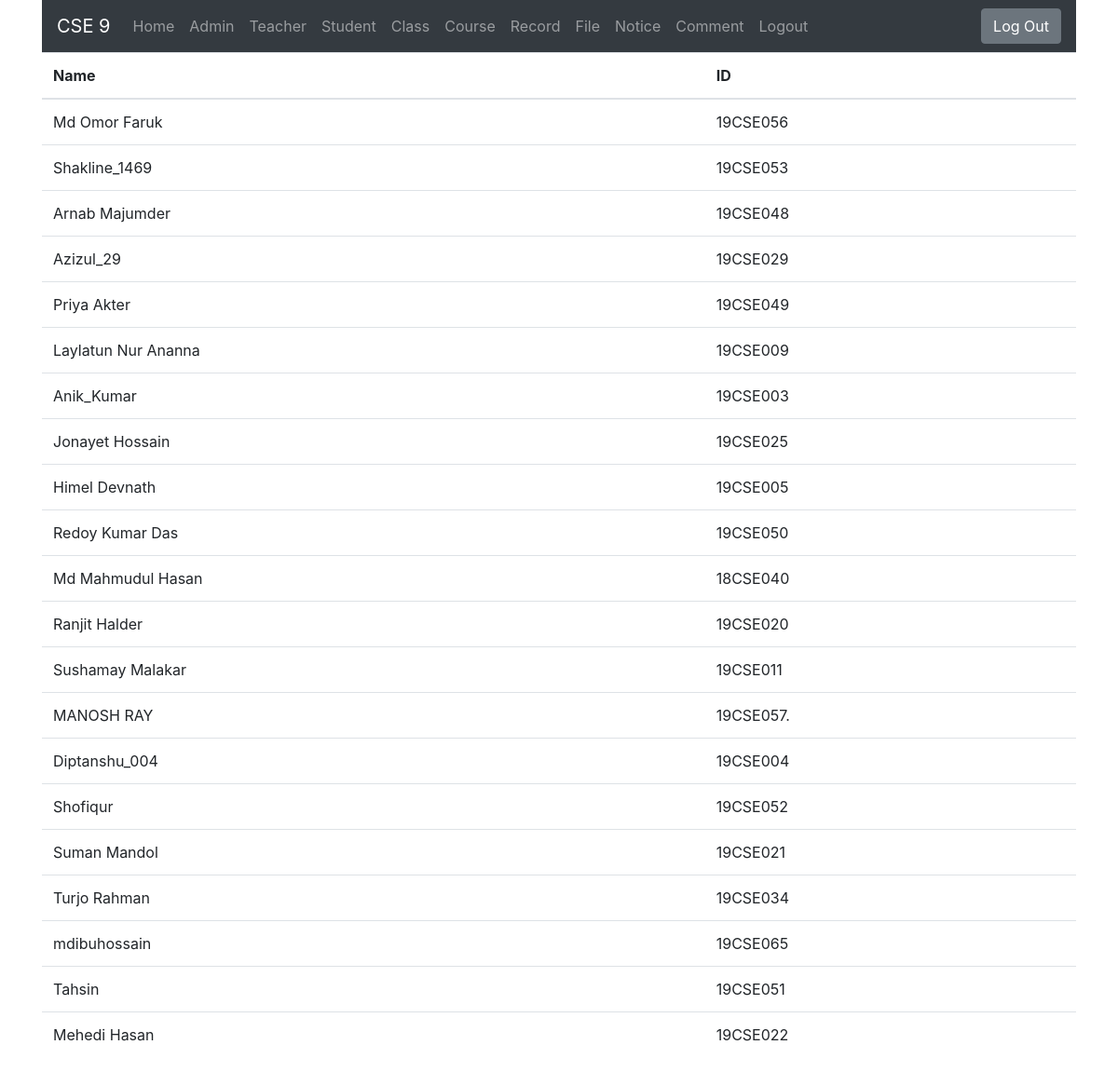
/main/index.php (signed in), run on the app's committed database.
### tables this page shows
CREATE TABLE `student` (
  `id` int(11) NOT NULL AUTO_INCREMENT,
  `username` varchar(255) NOT NULL,
  `roll` varchar(255) NOT NULL,
  `image` varchar(255) NOT NULL,
  `number` int(255) NOT NULL,
  `dis` varchar(255) NOT NULL,
  PRIMARY KEY (`id`)
);

### lib/Database.php (called while the page is built, shortened)
<?php
Class Database{
	public $host   = DB_HOST;
	public $user   = DB_USER;
	public $pass   = DB_PASS;
	public $dbname = DB_NAME;
	public $link;
	private function connectDB(){
	$this->link = new mysqli($this->host, $this->user, $this->pass, $this->dbname);
 }
	public function select($query){
		$result = $this->link->query($query) or die($this->link->error.__LINE__);
		if($result->num_rows > 0){
			return $result;
		} else {
			return false;
		}
	}
}

### main/index.php (the view)
<?php include "header.php"; ?>
<form action="">
  <table class="table">
    <thead>
      <tr>
        <th>Name</th>
        <th>ID</th>
      </tr>
    </thead>
    <tbody>
      <?php
      $quarry = "SELECT * FROM student ORDER BY id DESC";
      $show = $db->select($quarry);
      if ($show) {
        while ($result = $show->fetch_assoc()) {
      ?>
          <tr>
            <td><?php echo $result['username']; ?></td>
            <td><?php echo $result['roll']; ?></td>
          </tr>
      <?php
        }
      }
      ?>
    </tbody>
  </table>
</form>
</div>
</body>
</html>

### main/header.php (shortened to what this page needs)
<?php include "../lib/Database.php"; ?>
<?php
$db = new Database();
?>
<!DOCTYPE html>
<html lang="en">
<head>
  <link rel="stylesheet" href="https://maxcdn.bootstrapcdn.com/bootstrap/4.5.2/css/bootstrap.min.css">
</head>
<body>
  <div class="container">
    <nav class="navbar navbar-expand-md bg-dark navbar-dark">
      <a class="navbar-brand" href="">CSE 9</a>
      <div class="collapse navbar-collapse" id="collapsibleNavbar">
        <ul class="navbar-nav">
          <li class="nav-item">
            <a class="nav-link" href="index.php">Home</a>
          </li>
          <li class="nav-item">
            <a class="nav-link" href="admin.php">Admin</a>
          </li>
          <li class="nav-item">
            <a class="nav-link" href="Teacher.php">Teacher</a>
          </li>
          <li class="nav-item">
            <a class="nav-link" href="student.php">Student</a>
          </li>
          <li class="nav-item">
            <a class="nav-link" href="class.php">Class</a>
          </li>
          <li class="nav-item">
            <a class="nav-link" href="course.php">Course</a>
          </li>
          <li class="nav-item">
            <a class="nav-link" href="record.php">Record</a>
          </li>
          <li class="nav-item">
            <a class="nav-link" href="submitedfile.php">File</a>
          </li>
          <li class="nav-item">
            <a class="nav-link" href="notice.php">Notice</a>
          </li>
          <li class="nav-item">
            <a class="nav-link" href="comm.php">Comment</a>
          </li>
          <li class="nav-item">
            <a href="?action=logout" class="nav-link" style="text-decoration:none;">Logout</a>
          </li>
        </ul>
      </div>
      <div>
        <a href="?action=logout" class="d-flex justify-content-center btn btn-secondary">Log Out</a>
      </div>
    </nav>

### data on the page
student: username "Md Omor Faruk", roll "19CSE056"
student: username "Shakline_1469", roll "19CSE053"
student: username "Arnab Majumder", roll "19CSE048"
student: username "Azizul_29", roll "19CSE029"
student: username "Priya Akter", roll "19CSE049"
student: username "Laylatun Nur Ananna", roll "19CSE009"
student: username "Anik_Kumar", roll "19CSE003"
student: username "Jonayet Hossain", roll "19CSE025"
student: username "Himel Devnath", roll "19CSE005"
student: username "Redoy Kumar Das", roll "19CSE050"
student: username "Md Mahmudul Hasan", roll "18CSE040"
student: username "Ranjit Halder", roll "19CSE020"
student: username "Sushamay Malakar", roll "19CSE011"
student: username "MANOSH RAY", roll "19CSE057."
student: username "Diptanshu_004", roll "19CSE004"
student: username "Shofiqur", roll "19CSE052"
student: username "Suman Mandol", roll "19CSE021"
student: username "Turjo Rahman", roll "19CSE034"
student: username "mdibuhossain", roll "19CSE065"
student: username "Tahsin", roll "19CSE051"
student: username "Mehedi Hasan", roll "19CSE022"
